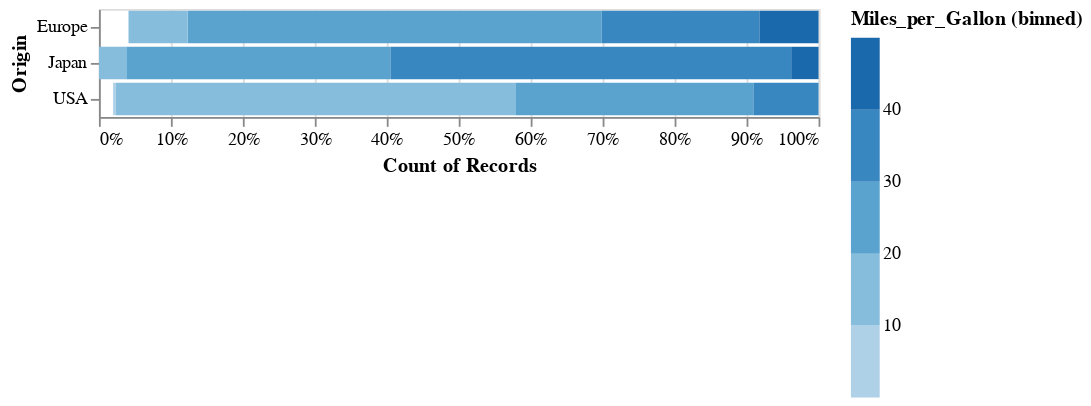

The notebook cell this image was saved under:
### Markdown cell above
Если мы хотим, можем нормализовать эти значения по оси x, чтобы напрямую сравнить пропорции:

### Code cell
alt.Chart(cars).mark_bar().encode(
    color=alt.Color('Miles_per_Gallon', bin=True),
    x=alt.X('count()', stack='normalize'),
    y='Origin'
)

### Figure 1 — Vega-Lite specification as saved in the notebook (floating-point values rounded to 4 significant figures; data arrays with more than 128 entries replaced by an {"elided": "..."} marker saying what was removed)
{"config": {"view": {"continuousWidth": 400, "continuousHeight": 300}}, "data": {"name": "data-f02450ab61490a1363517a0190416235"}, "mark": "bar", "encoding": {"color": {"bin": true, "field": "Miles_per_Gallon", "type": "quantitative"}, "x": {"aggregate": "count", "stack": "normalize", "type": "quantitative"}, "y": {"field": "Origin", "type": "nominal"}}, "$schema": "https://vega.github.io/schema/vega-lite/v4.17.0.json", "datasets": {"data-f02450ab61490a1363517a0190416235": {"elided": "406 records"}}}
